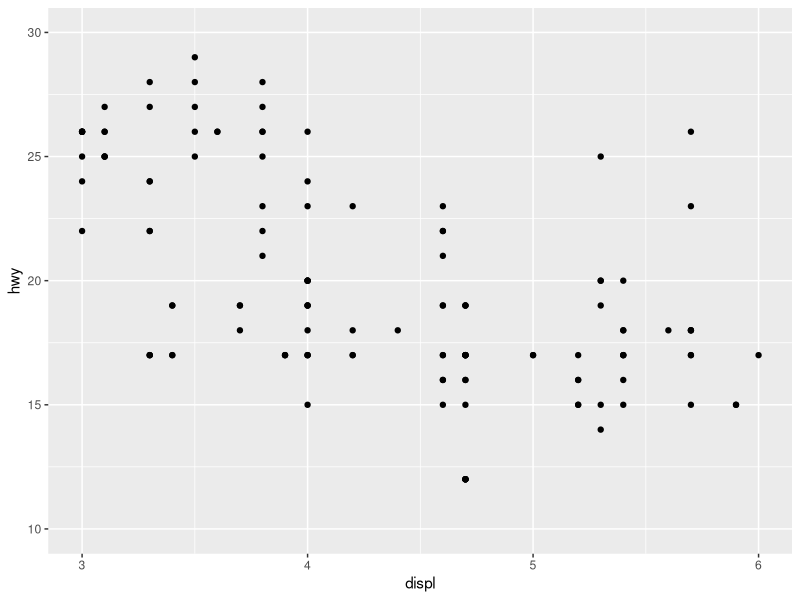
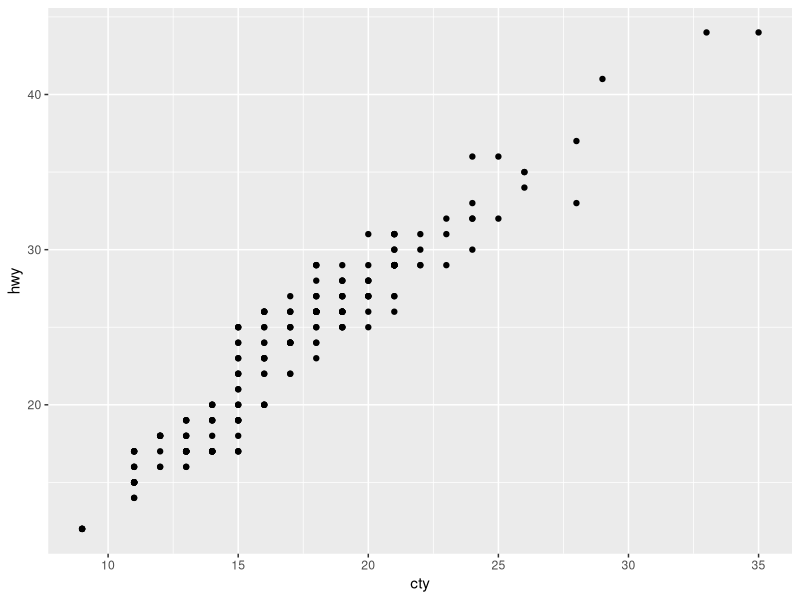
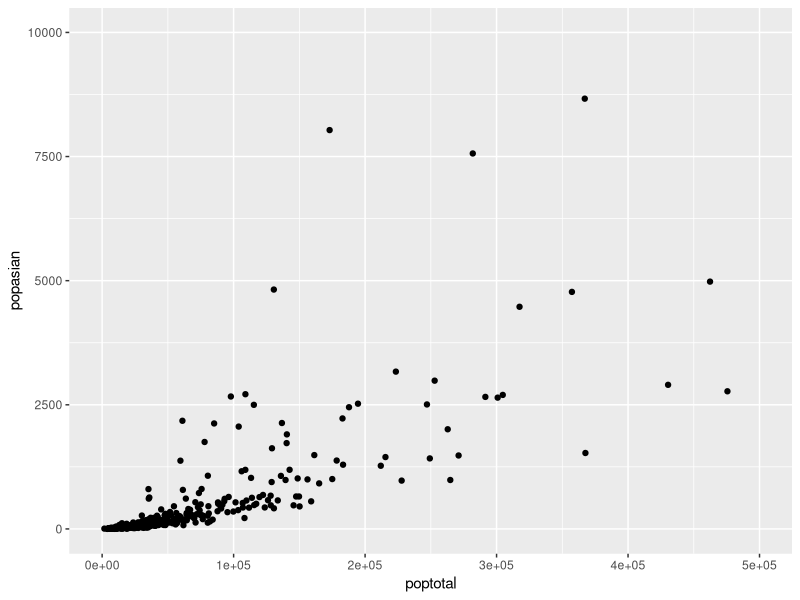

Reproduce these figures in R, in order.
# 08-2 산점도
library(ggplot2)
theme_update(plot.title = element_text(hjust = 0.5))
theme_update(plot.subtitle = element_text(hjust = 0.7, vjust=0.2))

ggplot(data=mpg, aes(x=displ, y=hwy)) + 
  geom_point() + 
  xlim(3,6) + ylim(10, 30)

# 혼자서 해보기
# Q1
ggplot(data=mpg, aes(x=cty, y=hwy)) +
  geom_point()

# Q2
ggplot(data=midwest, aes(x=poptotal, y=popasian)) +
  geom_point() +
  xlim(0,500000) + ylim(0,10000)
